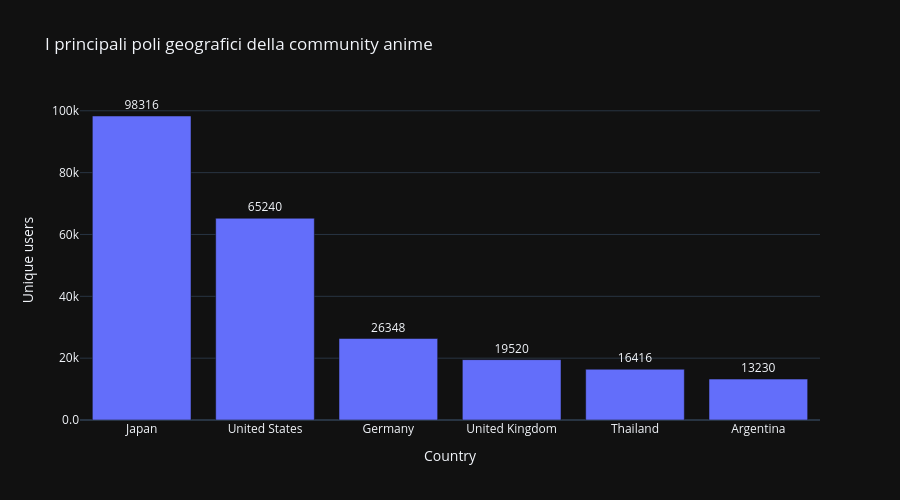

The code cell stored with this chart in its notebook:
### Markdown cell above
## I principali poli geografici della community anime

### Code cell
top6_counts = (
    profiles.groupby("country")["username"].nunique().sort_values(ascending=False).head(6).reset_index(name="n_users")
)
fig = px.bar( top6_counts, x="country", y="n_users", text="n_users", title="I principali poli geografici della community anime", labels={"country": "Country", "n_users": "Unique users"}
)
fig.update_traces(textposition="outside")
fig.update_layout(
    width=900, height=500
)
fig.update_yaxes(tickformat=".2s")
fig.update_xaxes(categoryorder="total descending")

fig.show()

### Figure 1 — Plotly figure (JSON) as saved in the notebook; plotly's stock layout.template omitted (floating-point values rounded to 4 significant figures)
{"data": [{"hovertemplate": "Country=%{x}<br>Unique users=%{text}<extra></extra>", "legendgroup": "", "marker": {"color": "#636efa", "pattern": {"shape": ""}}, "name": "", "orientation": "v", "showlegend": false, "text": [98320.0, 65240.0, 26350.0, 19520.0, 16420.0, 13230.0], "textposition": "outside", "x": ["Japan", "United States", "Germany", "United Kingdom", "Thailand", "Argentina"], "xaxis": "x", "y": [98316, 65240, 26348, 19520, 16416, 13230], "yaxis": "y", "type": "bar"}], "layout": {"xaxis": {"anchor": "y", "domain": [0.0, 1.0], "title": {"text": "Country"}, "categoryorder": "total descending"}, "yaxis": {"anchor": "x", "domain": [0.0, 1.0], "title": {"text": "Unique users"}, "tickformat": ".2s"}, "legend": {"tracegroupgap": 0}, "title": {"text": "I principali poli geografici della community anime"}, "barmode": "relative", "width": 900, "height": 500}}
